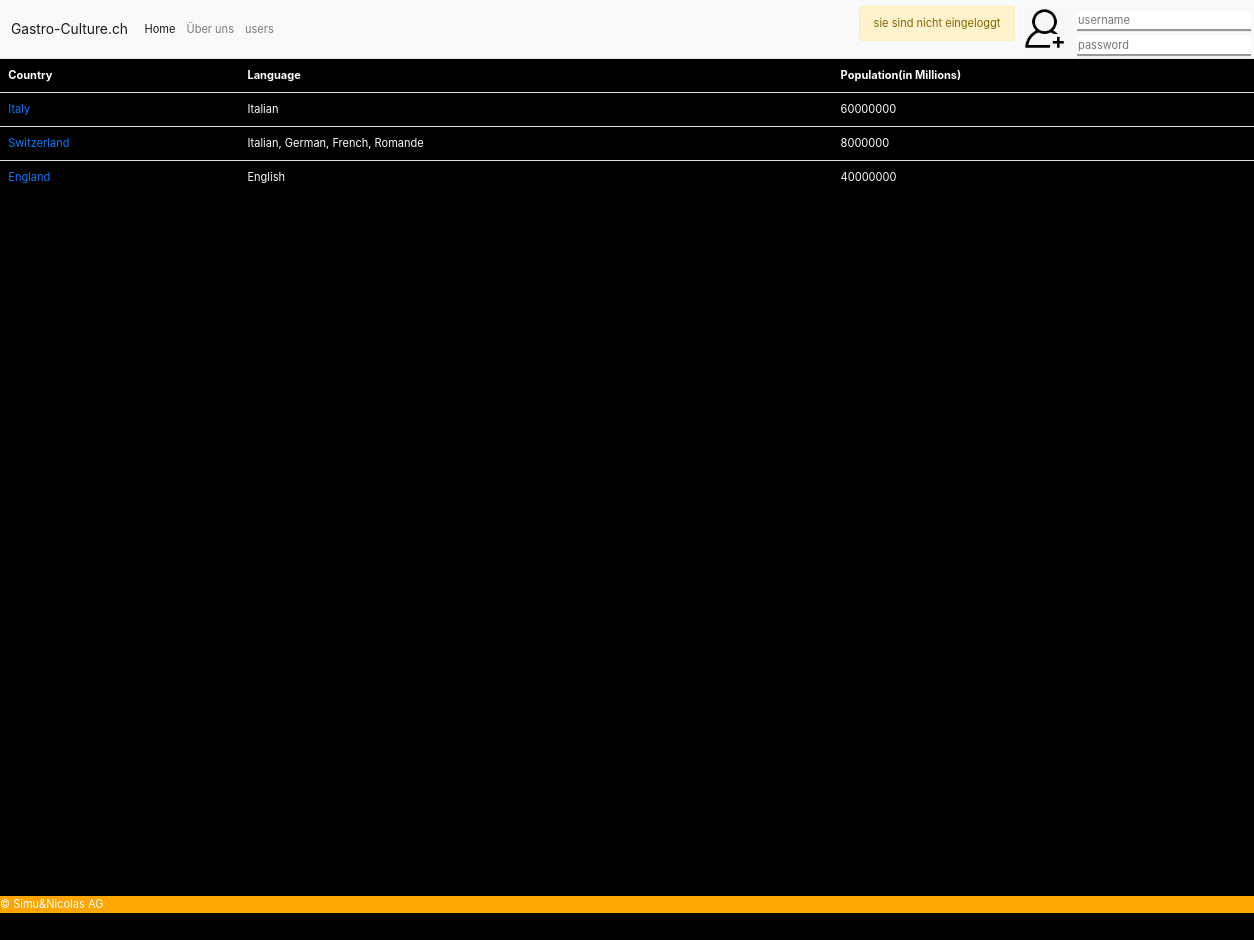
Page /Land?region=ala on the committed database.
### tables this page shows
CREATE TABLE  countries (
  country_id    INT UNSIGNED NOT NULL AUTO_INCREMENT,
  region_id     INT UNSIGNED NOT NULL,
  country       VARCHAR(64)  NOT NULL,
  language      VARCHAR(64)  NOT NULL,
  population    INT NOT NULL,
  PRIMARY KEY  (country_id),
  CONSTRAINT FK_Region FOREIGN KEY (region_id)
  REFERENCES regions(region_id)
  ON DELETE CASCADE);

### lib/View.php (called while the page is built, shortened)
<?php
class View
{
    private $viewfile;
    public function __construct($viewfile)
    {
        $this->viewfile = "./../view/$viewfile.php";
    }
    public function display()
    {
        require './../view/header.php';
        require $this->viewfile;
        require './../view/footer.php';
    }
}

### controller/LandController.php (called while the page is built)
<?php
require_once '..\repository\LandRepository.php';
class LandController
{
    public function index()
    {
        $landRepository = new LandRepository();
        $region = $_GET['region'];
        $view = new View('land_index');
        $view->title = 'Land';
        $view->heading = '';
        $view->countries = $landRepository->read($region);
        $view->display();
    }
}

### lib/Dispatcher.php (called while the page is built, shortened)
<?php
class Dispatcher
{
    public static function dispatch()
    {
        $method = 'index';
        $controller = new $controllerName();
        $controller->$method();
    }
}

### public/index.php (called while the page is built, shortened)
<?php
require_once '../lib/Dispatcher.php';
require_once '../lib/View.php';
$dispatcher = new Dispatcher();
$dispatcher->dispatch();

### config.php (called while the page is built)
<?php
  return array(
    'database' => array(
      'host' => 'localhost',
      'username' => 'root',
      'password' => '',
      'database' => 'gastro_culture_db',
    ),
  );
?>

### lib/ConnectionHandler.php (called while the page is built, shortened)
<?php
class ConnectionHandler
{
    private static $connection = null;
    public static function getConnection()
    {
        if (self::$connection === null) {
            $config = require '../config.php';
            $host = $config['database']['host'];
            $username = $config['database']['username'];
            $password = $config['database']['password'];
            $database = $config['database']['database'];
            self::$connection = new MySQLi($host, $username, $password, $database);
            self::$connection->set_charset('utf8');
        }
        return self::$connection;
    }
}

### repository/LandRepository.php (called while the page is built, shortened)
<?php
class LandRepository extends Repository
{
    protected $tableName = 'countries';
    public function read($region)
    {
        $query = "SELECT * FROM $this->tableName WHERE region_id=(SELECT region_id FROM regions where region like '$region%')";
        $statement = ConnectionHandler::getConnection()->prepare($query);
        $statement->execute();
        $result = $statement->get_result();
        $rows = array();
        while ($row = $result->fetch_object()) {
            $rows[] = $row;
        }
        return $rows;
    }
}

### view/land_index.php (the view)
<div class="panel panel-default">
    <div class="panel-body">
        <table class="table table-striped table-condensed">
            <thead>
            <tr>
                <th>Country</th>
                <th>Language</th>
                <th>Population(in Millions)</th>
            </tr>
            </thead>
            <tbody>
            <?php
            foreach($countries as $country) {
                echo "<tr>
				<td><a href='rezept?country=$country->country'>".$country->country."</a></td>
				<td>".$country->language."</td>
				<td>".$country->population."</td>
				</tr>\n";
            }
            ?>
            </tbody>
        </table>
    </div>
</div>

### view/header.php (shortened to what this page needs)
<!DOCTYPE HTML>
<html>
<head>
    <link href="/css/style.css" rel="stylesheet">
    <link href="/css/bootstrap.css" rel="stylesheet">
    <link href="/css/bootstrap.min.css" rel="stylesheet">
    <link href="/css/bootstrap-grid.css" rel="stylesheet">
    <link href="/css/bootstrap-grid.min.css" rel="stylesheet">
    <link href="/css/bootstrap-reboot.css" rel="stylesheet">
    <link href="/css/bootstrap-reboot.min.css" rel="stylesheet">
</head>
<body class="body">
<nav class="navbar navbar-expand-lg navbar-light bg-light">
    <a class="navbar-brand" href="#">Gastro-Culture.ch</a>
    <div class="collapse navbar-collapse" id="navbarNav">
        <ul class="navbar-nav">
            <li class="nav-item active">
                <a class="nav-link" href="/">Home</a>
            </li>
            <li class="nav-item">
                <a class="nav-link" href="/uberuns">Über uns</a>
            </li>
            <li class="nav-item">
                <a class="nav-link" href="/user">users</a>
            </li>
        </ul>
    </div>
        <?php
        echo "<div class='meldung_header'>";
        if($_SESSION['loginmiss']){
            echo "<div class='alert alert-warning'>".$_SESSION['message']."</div>";
        }
        echo "</div>";
        if(isset($_SESSION['userid']) && isset($_SESSION['username'])){
            echo "<div class='user_logo'><a class='logout_a' href='/user/profile'></a></div>";
            echo "<form action='/user/logout' class='logout_form' type='submit'><input type='submit' class='login_button_header' value='logout'></form>";
        } else {
            echo "<div class=\"nav_login\">";
            echo "<div class='user_logo_register'><a href='/user/register'></a></div>";
            echo "<form class='login_form' method='post' action='/user/doLogin'>";
            echo "<input onblur='this.placeholder = \"username\"' onfocus='this.placeholder= \" \"' class='nav_login_inputs' placeholder='username' type='text' name='username'>";
            echo "<input onblur='this.placeholder = \"password\"' onfocus='this.placeholder= \" \"' class='nav_login_inputs' placeholder='password' type='password' name='password'>";
            echo "<input type='submit' class='login_button_header' value='login'>";
            echo "</form>";
        }
        ?>
    </div>
</nav>

### view/footer.php (shortened to what this page needs)
        <hr>
        <footer class="footer">
          <p>&copy; Simu&Nicolas AG</p>
        </footer>
  </body>
</html>

### public/css/style.css (style rules this page uses)
html { zoom: 69%; }
form.login_form { width: 400px; margin: 0; }
.login_button_header { background: transparent; width: 80px; border: none; border-bottom: double; }
.nav_login_inputs { margin: 3px; border-top: none; border-left: none; border-right: none; border-bottom: groove; }
.user_logo_register a { display: block; width: 100%; height: 100%; }
.user_logo_register { width: 70px; height: 60px; margin: 3px; background: url("images/userlogo_register.png") no-repeat; background-size: contain; float: left; position: relative; z-index: 5; }
.nav_login { height: 68px; width: 320px; float: right; margin: 0; }
.meldung_header { float:left; margin-right: 10px; }
.body { background-color: black; color:white; }

### rows in the picture
countries: country "Italy", language "Italian", population "60000000"
countries: country "Switzerland", language "Italian, German, French, Romande", population "8000000"
countries: country "England", language "English", population "40000000"

### other values in the picture
$_SESSION['message'] "sie sind nicht eingeloggt"
